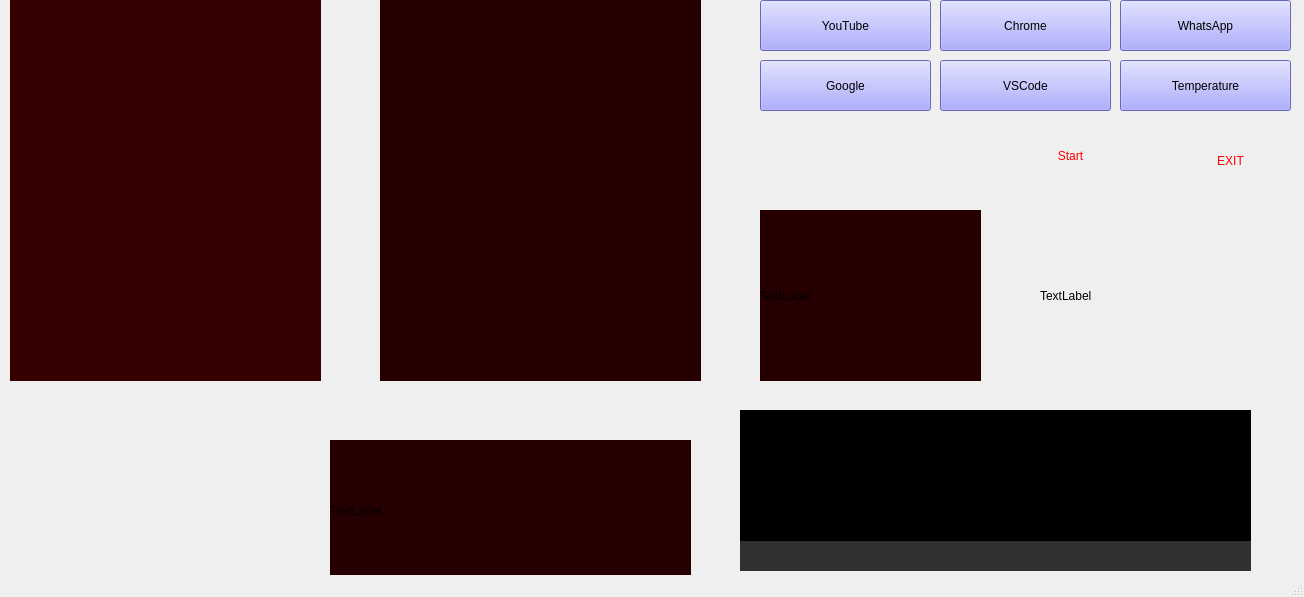
<?xml version="1.0" encoding="UTF-8"?>
<ui version="4.0">
 <class>MainWindow</class>
 <widget class="QMainWindow" name="MainWindow">
  <property name="geometry">
   <rect>
    <x>0</x>
    <y>0</y>
    <width>1304</width>
    <height>597</height>
   </rect>
  </property>
  <property name="windowTitle">
   <string>MainWindow</string>
  </property>
  <widget class="QWidget" name="centralwidget">
   <widget class="QLabel" name="BG_1">
    <property name="geometry">
     <rect>
      <x>-730</x>
      <y>20</y>
      <width>2131</width>
      <height>1331</height>
     </rect>
    </property>
    <property name="text">
     <string/>
    </property>
    <property name="pixmap">
     <pixmap>../project images/B.G/Black_Template.jpg</pixmap>
    </property>
    <property name="scaledContents">
     <bool>true</bool>
    </property>
   </widget>
   <widget class="QLabel" name="bg_1">
    <property name="geometry">
     <rect>
      <x>20</x>
      <y>440</y>
      <width>271</width>
      <height>41</height>
     </rect>
    </property>
    <property name="styleSheet">
     <string notr="true">color: rgb(255, 255, 255);</string>
    </property>
    <property name="text">
     <string/>
    </property>
    <property name="pixmap">
     <pixmap>../project images/text browser bg.jpg</pixmap>
    </property>
    <property name="scaledContents">
     <bool>true</bool>
    </property>
   </widget>
   <widget class="QLabel" name="bg_2">
    <property name="geometry">
     <rect>
      <x>20</x>
      <y>490</y>
      <width>271</width>
      <height>41</height>
     </rect>
    </property>
    <property name="styleSheet">
     <string notr="true">color: rgb(255, 255, 255);</string>
    </property>
    <property name="text">
     <string/>
    </property>
    <property name="pixmap">
     <pixmap>../project images/text browser bg.jpg</pixmap>
    </property>
    <property name="scaledContents">
     <bool>true</bool>
    </property>
   </widget>
   <widget class="QLabel" name="bg_3">
    <property name="geometry">
     <rect>
      <x>20</x>
      <y>540</y>
      <width>271</width>
      <height>41</height>
     </rect>
    </property>
    <property name="styleSheet">
     <string notr="true">color: rgb(255, 255, 255);</string>
    </property>
    <property name="text">
     <string/>
    </property>
    <property name="pixmap">
     <pixmap>../project images/text browser bg.jpg</pixmap>
    </property>
    <property name="scaledContents">
     <bool>true</bool>
    </property>
   </widget>
   <widget class="QTextBrowser" name="Text_day">
    <property name="geometry">
     <rect>
      <x>20</x>
      <y>440</y>
      <width>271</width>
      <height>41</height>
     </rect>
    </property>
    <property name="styleSheet">
     <string notr="true">background-color:Transparent;
border radius:none;</string>
    </property>
   </widget>
   <widget class="QTextBrowser" name="Text_date">
    <property name="geometry">
     <rect>
      <x>20</x>
      <y>490</y>
      <width>271</width>
      <height>41</height>
     </rect>
    </property>
    <property name="styleSheet">
     <string notr="true">background-color:Transparent;
border radius:none;</string>
    </property>
   </widget>
   <widget class="QTextBrowser" name="Text_time">
    <property name="geometry">
     <rect>
      <x>20</x>
      <y>540</y>
      <width>271</width>
      <height>41</height>
     </rect>
    </property>
    <property name="styleSheet">
     <string notr="true">background-color:Transparent;
border radius:none;</string>
    </property>
   </widget>
   <widget class="QPushButton" name="pushButton_Start">
    <property name="geometry">
     <rect>
      <x>1010</x>
      <y>130</y>
      <width>121</width>
      <height>51</height>
     </rect>
    </property>
    <property name="styleSheet">
     <string notr="true">background-color: Transparent;
font: 75 22pt &quot;MS Shell Dlg 2&quot;;
border-radius:none;
color: rgb(255, 0, 0);</string>
    </property>
    <property name="text">
     <string>Start</string>
    </property>
   </widget>
   <widget class="QLabel" name="Bg_1">
    <property name="geometry">
     <rect>
      <x>10</x>
      <y>0</y>
      <width>311</width>
      <height>381</height>
     </rect>
    </property>
    <property name="styleSheet">
     <string notr="true">background-color: rgb(52, 0, 0);</string>
    </property>
    <property name="text">
     <string/>
    </property>
   </widget>
   <widget class="QLabel" name="Bg_3">
    <property name="geometry">
     <rect>
      <x>380</x>
      <y>0</y>
      <width>321</width>
      <height>381</height>
     </rect>
    </property>
    <property name="styleSheet">
     <string notr="true">background-color: rgb(38, 0, 0);
</string>
    </property>
    <property name="text">
     <string/>
    </property>
   </widget>
   <widget class="QLabel" name="bg_4">
    <property name="geometry">
     <rect>
      <x>330</x>
      <y>440</y>
      <width>361</width>
      <height>141</height>
     </rect>
    </property>
    <property name="styleSheet">
     <string notr="true">background-color: rgb(38, 0, 0);</string>
    </property>
    <property name="text">
     <string>TextLabel</string>
    </property>
   </widget>
   <widget class="QPushButton" name="pushButton_Exit">
    <property name="geometry">
     <rect>
      <x>1160</x>
      <y>140</y>
      <width>141</width>
      <height>41</height>
     </rect>
    </property>
    <property name="styleSheet">
     <string notr="true">background-color: Transparent;
font: 75 22pt &quot;MS Shell Dlg 2&quot;;
border-radius:none;
color: rgb(255, 0, 0);</string>
    </property>
    <property name="text">
     <string>EXIT</string>
    </property>
   </widget>
   <widget class="QPushButton" name="pushButton_Youtube">
    <property name="geometry">
     <rect>
      <x>760</x>
      <y>0</y>
      <width>171</width>
      <height>51</height>
     </rect>
    </property>
    <property name="styleSheet">
     <string notr="true">font: 75 16pt &quot;MS Shell Dlg 2&quot;;
background-color: rgb(144, 144, 255);</string>
    </property>
    <property name="text">
     <string>YouTube</string>
    </property>
   </widget>
   <widget class="QPushButton" name="pushButton_Chrome">
    <property name="geometry">
     <rect>
      <x>940</x>
      <y>0</y>
      <width>171</width>
      <height>51</height>
     </rect>
    </property>
    <property name="styleSheet">
     <string notr="true">background-color: rgb(144, 144, 255);
font: 75 14pt &quot;MS Shell Dlg 2&quot;;</string>
    </property>
    <property name="text">
     <string>Chrome</string>
    </property>
   </widget>
   <widget class="QPushButton" name="pushButton_Whatsapp">
    <property name="geometry">
     <rect>
      <x>1120</x>
      <y>0</y>
      <width>171</width>
      <height>51</height>
     </rect>
    </property>
    <property name="styleSheet">
     <string notr="true">font: 75 14pt &quot;MS Shell Dlg 2&quot;;
background-color: rgb(144, 144, 255);</string>
    </property>
    <property name="text">
     <string>WhatsApp</string>
    </property>
   </widget>
   <widget class="QPushButton" name="pushButton_Google">
    <property name="geometry">
     <rect>
      <x>760</x>
      <y>60</y>
      <width>171</width>
      <height>51</height>
     </rect>
    </property>
    <property name="styleSheet">
     <string notr="true">font: 75 16pt &quot;MS Shell Dlg 2&quot;;
background-color: rgb(144, 144, 255);</string>
    </property>
    <property name="text">
     <string>Google</string>
    </property>
   </widget>
   <widget class="QPushButton" name="pushButton_VSCode">
    <property name="geometry">
     <rect>
      <x>940</x>
      <y>60</y>
      <width>171</width>
      <height>51</height>
     </rect>
    </property>
    <property name="styleSheet">
     <string notr="true">font: 75 16pt &quot;MS Shell Dlg 2&quot;;
background-color: rgb(144, 144, 255);</string>
    </property>
    <property name="text">
     <string>VSCode</string>
    </property>
   </widget>
   <widget class="QPushButton" name="pushButton_Temperature">
    <property name="geometry">
     <rect>
      <x>1120</x>
      <y>60</y>
      <width>171</width>
      <height>51</height>
     </rect>
    </property>
    <property name="styleSheet">
     <string notr="true">font: 75 16pt &quot;MS Shell Dlg 2&quot;;
background-color: rgb(144, 144, 255);</string>
    </property>
    <property name="text">
     <string>Temperature</string>
    </property>
   </widget>
   <widget class="QLabel" name="bg_5">
    <property name="geometry">
     <rect>
      <x>760</x>
      <y>210</y>
      <width>221</width>
      <height>171</height>
     </rect>
    </property>
    <property name="styleSheet">
     <string notr="true">background-color: rgb(38, 0, 0);</string>
    </property>
    <property name="text">
     <string>TextLabel</string>
    </property>
   </widget>
   <widget class="QLabel" name="bg_6">
    <property name="geometry">
     <rect>
      <x>1040</x>
      <y>240</y>
      <width>251</width>
      <height>111</height>
     </rect>
    </property>
    <property name="text">
     <string>TextLabel</string>
    </property>
   </widget>
   <widget class="QLabel" name="gif_5">
    <property name="geometry">
     <rect>
      <x>1040</x>
      <y>220</y>
      <width>311</width>
      <height>131</height>
     </rect>
    </property>
    <property name="text">
     <string/>
    </property>
    <property name="pixmap">
     <pixmap>../project images/initial.gif</pixmap>
    </property>
    <property name="scaledContents">
     <bool>true</bool>
    </property>
   </widget>
   <widget class="QLabel" name="gif_3">
    <property name="geometry">
     <rect>
      <x>360</x>
      <y>0</y>
      <width>361</width>
      <height>391</height>
     </rect>
    </property>
    <property name="text">
     <string/>
    </property>
    <property name="pixmap">
     <pixmap>../project images/200.gif</pixmap>
    </property>
    <property name="scaledContents">
     <bool>true</bool>
    </property>
   </widget>
   <widget class="QLabel" name="gif_4">
    <property name="geometry">
     <rect>
      <x>330</x>
      <y>430</y>
      <width>361</width>
      <height>141</height>
     </rect>
    </property>
    <property name="text">
     <string/>
    </property>
    <property name="pixmap">
     <pixmap>../project images/audio.gif</pixmap>
    </property>
    <property name="scaledContents">
     <bool>true</bool>
    </property>
   </widget>
   <widget class="QLabel" name="gif_1">
    <property name="geometry">
     <rect>
      <x>760</x>
      <y>210</y>
      <width>221</width>
      <height>171</height>
     </rect>
    </property>
    <property name="text">
     <string/>
    </property>
    <property name="pixmap">
     <pixmap>../project images/giphy.gif</pixmap>
    </property>
    <property name="scaledContents">
     <bool>true</bool>
    </property>
   </widget>
   <widget class="QLabel" name="gif_2">
    <property name="geometry">
     <rect>
      <x>6</x>
      <y>0</y>
      <width>321</width>
      <height>381</height>
     </rect>
    </property>
    <property name="text">
     <string/>
    </property>
    <property name="pixmap">
     <pixmap>../project images/girl assistant.gif</pixmap>
    </property>
    <property name="scaledContents">
     <bool>true</bool>
    </property>
   </widget>
   <widget class="QLabel" name="label">
    <property name="geometry">
     <rect>
      <x>740</x>
      <y>410</y>
      <width>511</width>
      <height>161</height>
     </rect>
    </property>
    <property name="styleSheet">
     <string notr="true">background-color: rgb(48, 48, 48);</string>
    </property>
    <property name="text">
     <string>TextLabel</string>
    </property>
   </widget>
   <widget class="QPlainTextEdit" name="terminalOutputBox">
    <property name="geometry">
     <rect>
      <x>740</x>
      <y>410</y>
      <width>511</width>
      <height>131</height>
     </rect>
    </property>
    <property name="styleSheet">
     <string notr="true">background-color: transpaent;
</string>
    </property>
   </widget>
   <widget class="QLineEdit" name="TerminalInputBox">
    <property name="geometry">
     <rect>
      <x>740</x>
      <y>540</y>
      <width>511</width>
      <height>31</height>
     </rect>
    </property>
    <property name="styleSheet">
     <string notr="true">background-color: transparent;</string>
    </property>
   </widget>
  </widget>
  <widget class="QStatusBar" name="ManicUi"/>
 </widget>
 <resources/>
 <connections/>
</ui>
